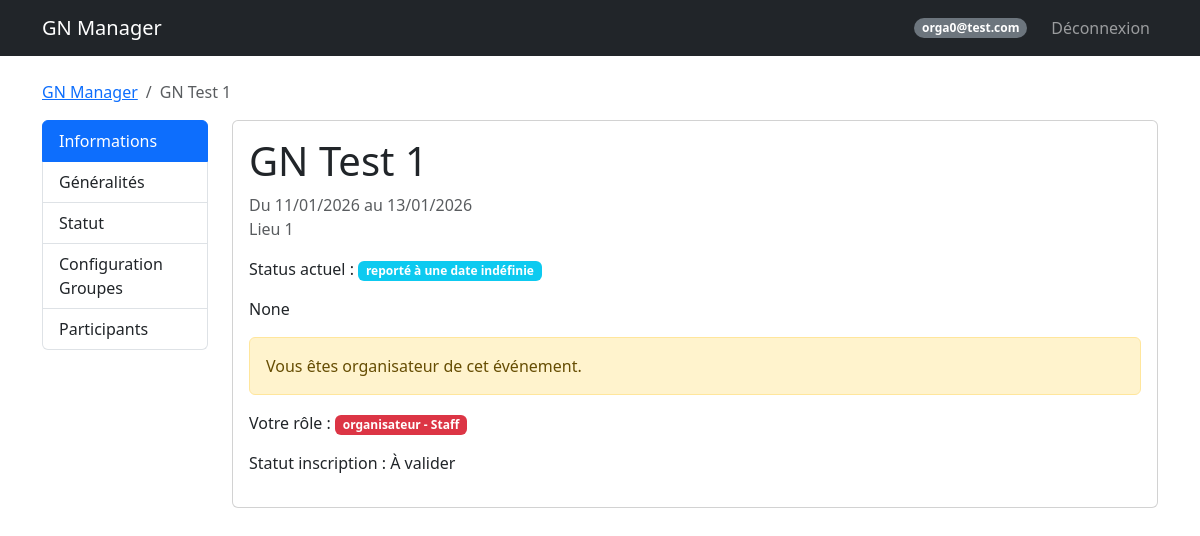
The app's page /event/1 (signed in), older data.
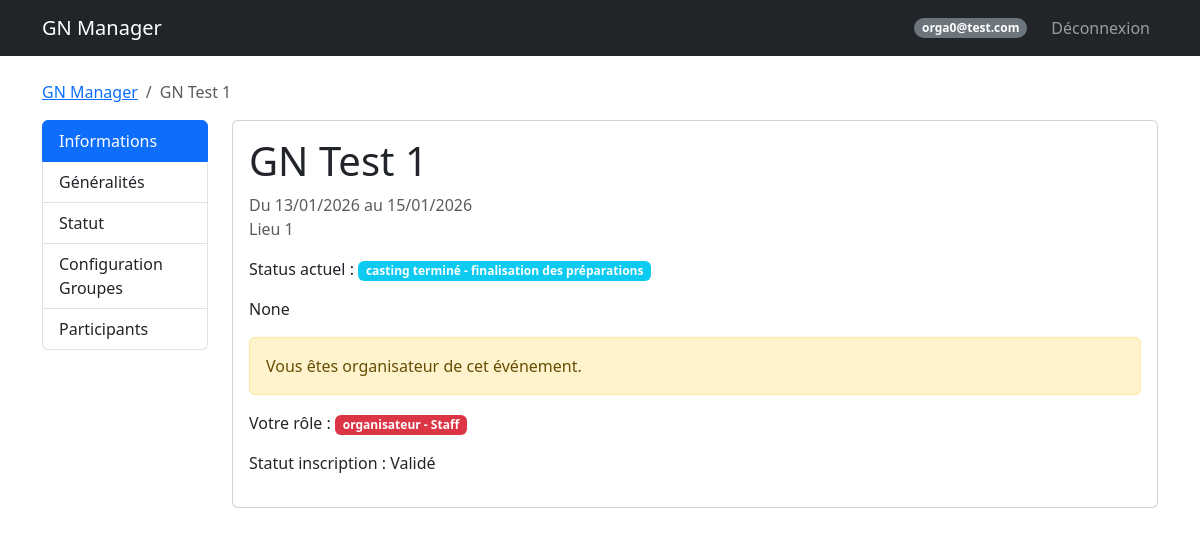
The same page, newer data.
### models.py (models this page shows)
class Event(db.Model):
    id = db.Column(db.Integer, primary_key=True)
    name = db.Column(db.String(100), nullable=False)
    description = db.Column(db.Text) # Added
    date_start = db.Column(db.DateTime, nullable=False)
    date_end = db.Column(db.DateTime, nullable=False)
    location = db.Column(db.String(200))
    background_image = db.Column(db.String(200))
    visibility = db.Column(db.String(20), default='public') # public, private
    organizer_structure = db.Column(db.String(100))
    external_link = db.Column(db.String(255)) # Added (Google Forms)
    statut = db.Column(db.String(50), default='En préparation') # Added 'statut' as per user correctness
    groups_config = db.Column(db.Text, default='{"PJ": ["Peu importe"], "PNJ": ["Peu importe"], "Organisateur": ["Peu importe"]}') # JSON stored as string

class Participant(db.Model):
    id = db.Column(db.Integer, primary_key=True)
    event_id = db.Column(db.Integer, db.ForeignKey('event.id'), nullable=False)
    user_id = db.Column(db.Integer, db.ForeignKey('user.id'), nullable=False)
    type = db.Column(db.String(50)) # Organisateur, PJ, PNJ
    group = db.Column(db.String(50))
    role_id = db.Column(db.Integer, db.ForeignKey('role.id', use_alter=True, name='fk_participant_role'), nullable=True)
    role_communicated = db.Column(db.Boolean, default=False)
    role_received = db.Column(db.Boolean, default=False) # Added
    registration_status = db.Column(db.String(50), default='À valider') # Added
    payment_method = db.Column(db.String(50))
    payment_amount = db.Column(db.Float, default=0.0)
    payment_comment = db.Column(db.Text) # Added separate comment for payment if needed, or use generic comment
    comment = db.Column(db.Text)
    custom_image = db.Column(db.String(200))
    user = db.relationship('User', backref='participations')
    event = db.relationship('Event', backref='participants')
    role = db.relationship('Role', foreign_keys=[role_id], backref='participants_with_role')

### routes.py (the view)
@main.route('/event/<int:event_id>')
@login_required
def event_detail(event_id):
    event = Event.query.get_or_404(event_id)
    participant = Participant.query.filter_by(event_id=event.id, user_id=current_user.id).first()
    is_organizer = participant and participant.type == 'organisateur'
    is_organizer = participant and participant.type == 'organisateur'
    groups_config = json.loads(event.groups_config or '{}')
    groups_config = json.loads(event.groups_config or '{}')
    breadcrumbs = [
        ('GN Manager', '/dashboard'),
        (event.name, '#') # Current page
    ]
    return render_template('event_detail.html', event=event, participant=participant, is_organizer=is_organizer, groups_config=groups_config, breadcrumbs=breadcrumbs)

### templates/event_detail.html (shortened to what this page needs)
{% extends "base.html" %}
{% block content %}
<div class="row">
    <div class="col-md-2 mb-3">
        <div class="list-group" id="event-tabs" role="tablist">
            <a class="list-group-item list-group-item-action active" id="list-info-list" data-bs-toggle="list"
                href="#list-info" role="tab">Informations</a>
            {% if is_organizer %}
            <a class="list-group-item list-group-item-action" id="list-general-list" data-bs-toggle="list"
                href="#list-general" role="tab">Généralités</a>
            <a class="list-group-item list-group-item-action" id="list-status-list" data-bs-toggle="list"
                href="#list-status" role="tab">Statut</a>
            <a class="list-group-item list-group-item-action" id="list-groups-list" data-bs-toggle="list"
                href="#list-groups" role="tab">Configuration Groupes</a>
            <a class="list-group-item list-group-item-action" href="/event/{{ event.id }}/participants">Participants</a>
            {% endif %}
        </div>
    </div>
    <div class="col-md-10">
        <div class="tab-content" id="nav-tabContent">
            <div class="tab-pane fade show active" id="list-info" role="tabpanel">
                <div class="card mb-4">
                    <div class="card-body">
                        <h1 class="card-title">{{ event.name }}</h1>
                        <p class="text-muted">
                            Du {{ event.date_start.strftime('%d/%m/%Y') }} au {{ event.date_end.strftime('%d/%m/%Y')
                            }}<br>
                            {{ event.location }}
                        </p>
                        <p>Status actuel : <span class="badge bg-info">{{ event.statut }}</span></p>
                        <p class="mt-3">{{ event.description }}</p>
                        {% if is_organizer %}
                        <div class="alert alert-warning">Vous êtes organisateur de cet événement.</div>
                        {% endif %}
                        {% if participant %}
                        {% if participant.type %}
                        {% set badge_class = "bg-secondary" %}
                        {% if participant.type.lower() == 'organisateur' %}
                        {% set badge_class = "bg-danger" %}
                        {% elif participant.type == 'PJ' %}
                        {% set badge_class = "bg-success" %}
                        {% elif participant.type == 'PNJ' %}
                        {% set badge_class = "bg-primary" %}
                        {% endif %}
                        <p>Votre rôle :
                            <span class="badge {{ badge_class }}">
                                {{ participant.type }}
                                {% if participant.group and participant.group != 'Peu importe' %}
                                - {{ participant.group }}
                                {% endif %}
                            </span>
                        </p>
                        {% endif %}
                        <p>Statut inscription : {{ participant.registration_status }}</p>
                        {% elif event.statut == 'Annulé' %}
                        <button class="btn btn-secondary" disabled>Événement annulé</button>
                        {% else %}
                        <button type="button" class="btn btn-success" data-bs-toggle="modal"
                            data-bs-target="#joinModal">
                            Rejoindre l'événement
                        </button>
                        {% endif %}
                    </div>
                </div>
            </div>
        </div>
    </div>
</div>
</div>
{% endblock %}

### templates/base.html (shortened to what this page needs)
<!DOCTYPE html>
<html lang="fr">
<head>
    <link href="https://cdn.jsdelivr.net/npm/bootstrap@5.3.0/dist/css/bootstrap.min.css" rel="stylesheet">
    <link rel="stylesheet" href="https://cdn.jsdelivr.net/npm/bootstrap-icons@1.11.3/font/bootstrap-icons.min.css">
</head>
<body>
    <nav class="navbar navbar-expand-lg navbar-dark bg-dark">
        <div class="container">
            <a class="navbar-brand" href="/">GN Manager</a>
            {% if current_user.is_authenticated %}
            <div class="navbar-nav ms-auto align-items-center">
                <span class="badge bg-secondary rounded-pill me-3">{{ current_user.email }}</span>
                <a class="nav-link" href="/logout">Déconnexion</a>
            </div>
            {% endif %}
        </div>
    </nav>
    <div class="container mt-4">
        {% if breadcrumbs %}
        <nav aria-label="breadcrumb">
            <ol class="breadcrumb">
                {% for label, url in breadcrumbs %}
                {% if loop.last %}
                <li class="breadcrumb-item active" aria-current="page">{{ label }}</li>
                {% else %}
                <li class="breadcrumb-item"><a href="{{ url }}">{{ label }}</a></li>
                {% endif %}
                {% endfor %}
            </ol>
        </nav>
        {% endif %}
        {% block content %}{% endblock %}
</body>
</html>

Row changes from the older to the newer data that the page shows:
changed Event "GN Test 1": date_start "11/01/2026" → "13/01/2026"; date_end "13/01/2026" → "15/01/2026"; statut "reporté à une date indéfinie" → "casting terminé - finalisation des préparations"
changed Participant "organisateur": registration_status "À valider" → "Validé"
